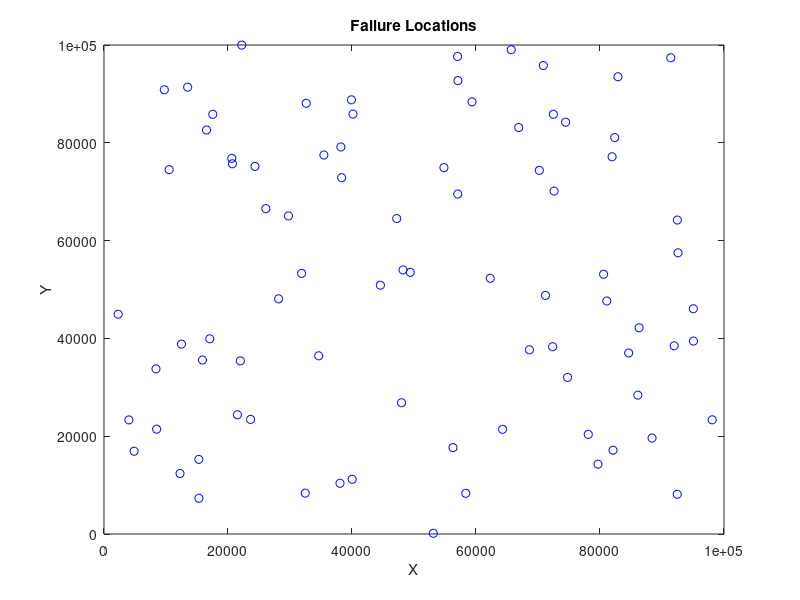

The MATLAB source for this figure:
% MYUTILITY my awesome utility!
%
% By submitting this assignment, I agree to the following:
%  “Aggies do not lie, cheat, or steal, or tolerate those who do”
%  “I have not given or received any unauthorized aid on this assignment”
%
% Name: 		XUCHENG GUO
% Section:      539
% Team:
% Assignment:   ICA 2
% Date:         20 Feburary 2017

load('SomeUtility.mat');

% Create arrays
failurelen = length(failures);
xvals = zeros(1, failurelen);
yvals = zeros(1, failurelen);

% Iterate through the values
for i = 1:length(failures)
    xvals(i) = failures(i).x;
    yvals(i) = failures(i).y;
    failures(i).distance = sqrt(failures(i).x ^ 2 + failures(i).y ^ 2);
end

% Sort
[d, indexes] = sort([failures.distance]);
sorted_failures = failures(indexes);

fprintf('Maximum distance is %.2f with worker %s.\n', sorted_failures(failurelen).distance, sorted_failures(failurelen).LineWorker);

% Plot
figure('Name','Failure Locations Plot','NumberTitle','off');
plot(xvals, yvals, 'ob');
title('Failure Locations');
xlabel('X');
ylabel('Y');
